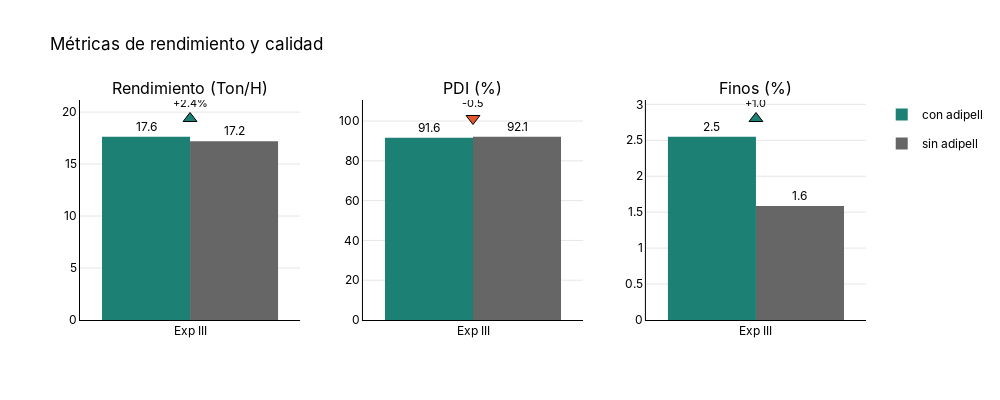

The notebook cell saved with this chart:
### Code cell
fig_final = create_subplot_grid(
    figures=[fig_rendimiento, fig_pdi, fig_finos],
    rows=1, cols=3,
    titles=["Rendimiento (Ton/H)", "PDI (%)", "Finos (%)"],
    main_title="Métricas de rendimiento y calidad",
    shared_y=False,
    width=1000, height=400
)

fig_final.show()
s3.save_plotly_html(fig_final, "pdi_finos_rendimiento_sultana.html")

### Figure 1 — Plotly figure (JSON) as saved in the notebook; plotly's stock layout.template omitted (floating-point values rounded to 4 significant figures)
{"data": [{"hovertemplate": "<b>experimento:</b> %{x}<br><b>rendimiento_promedio:</b> %{y:.1f}<br><extra></extra>", "legendgroup": "con adipell", "marker": {"color": "#1C8074", "line": {"width": 0}}, "name": "con adipell", "text": [17.62], "textposition": "outside", "texttemplate": "%{text:.1f}", "type": "bar", "x": ["Exp III"], "xaxis": "x", "y": [17.62], "yaxis": "y"}, {"hovertemplate": "<b>experimento:</b> %{x}<br><b>rendimiento_promedio:</b> %{y:.1f}<br><extra></extra>", "legendgroup": "sin adipell", "marker": {"color": "#666666", "line": {"width": 0}}, "name": "sin adipell", "text": [17.2], "textposition": "outside", "texttemplate": "%{text:.1f}", "type": "bar", "x": ["Exp III"], "xaxis": "x", "y": [17.2], "yaxis": "y"}, {"hoverinfo": "skip", "marker": {"color": ["#1C8074"], "line": {"color": "black", "width": 1}, "size": 12, "symbol": ["triangle-up"]}, "mode": "markers+text", "showlegend": false, "text": ["+2.4%"], "textfont": {"color": "black", "size": 11}, "textposition": "top center", "type": "scatter", "x": ["Exp III"], "xaxis": "x", "y": [19.38], "yaxis": "y"}, {"hovertemplate": "<b>experimento:</b> %{x}<br><b>pdi_promedio:</b> %{y:.1f}<br><extra></extra>", "legendgroup": "con adipell", "marker": {"color": "#1C8074", "line": {"width": 0}}, "name": "con adipell", "showlegend": false, "text": [91.58], "textposition": "outside", "texttemplate": "%{text:.1f}", "type": "bar", "x": ["Exp III"], "xaxis": "x2", "y": [91.58], "yaxis": "y2"}, {"hovertemplate": "<b>experimento:</b> %{x}<br><b>pdi_promedio:</b> %{y:.1f}<br><extra></extra>", "legendgroup": "sin adipell", "marker": {"color": "#666666", "line": {"width": 0}}, "name": "sin adipell", "showlegend": false, "text": [92.07], "textposition": "outside", "texttemplate": "%{text:.1f}", "type": "bar", "x": ["Exp III"], "xaxis": "x2", "y": [92.07], "yaxis": "y2"}, {"hoverinfo": "skip", "marker": {"color": ["#E4572E"], "line": {"color": "black", "width": 1}, "size": 12, "symbol": ["triangle-down"]}, "mode": "markers+text", "showlegend": false, "text": ["-0.5"], "textfont": {"color": "black", "size": 11}, "textposition": "top center", "type": "scatter", "x": ["Exp III"], "xaxis": "x2", "y": [101.3], "yaxis": "y2"}, {"hovertemplate": "<b>experimento:</b> %{x}<br><b>finos_promedio:</b> %{y:.1f}<br><extra></extra>", "legendgroup": "con adipell", "marker": {"color": "#1C8074", "line": {"width": 0}}, "name": "con adipell", "showlegend": false, "text": [2.548], "textposition": "outside", "texttemplate": "%{text:.1f}", "type": "bar", "x": ["Exp III"], "xaxis": "x3", "y": [2.548], "yaxis": "y3"}, {"hovertemplate": "<b>experimento:</b> %{x}<br><b>finos_promedio:</b> %{y:.1f}<br><extra></extra>", "legendgroup": "sin adipell", "marker": {"color": "#666666", "line": {"width": 0}}, "name": "sin adipell", "showlegend": false, "text": [1.587], "textposition": "outside", "texttemplate": "%{text:.1f}", "type": "bar", "x": ["Exp III"], "xaxis": "x3", "y": [1.587], "yaxis": "y3"}, {"hoverinfo": "skip", "marker": {"color": ["#1C8074"], "line": {"color": "black", "width": 1}, "size": 12, "symbol": ["triangle-up"]}, "mode": "markers+text", "showlegend": false, "text": ["+1.0"], "textfont": {"color": "black", "size": 11}, "textposition": "top center", "type": "scatter", "x": ["Exp III"], "xaxis": "x3", "y": [2.803], "yaxis": "y3"}], "layout": {"annotations": [{"font": {"size": 16}, "showarrow": false, "text": "Rendimiento (Ton/H)", "x": 0.14, "xanchor": "center", "xref": "paper", "y": 1, "yanchor": "bottom", "yref": "paper"}, {"font": {"size": 16}, "showarrow": false, "text": "PDI (%)", "x": 0.5, "xanchor": "center", "xref": "paper", "y": 1, "yanchor": "bottom", "yref": "paper"}, {"font": {"size": 16}, "showarrow": false, "text": "Finos (%)", "x": 0.86, "xanchor": "center", "xref": "paper", "y": 1, "yanchor": "bottom", "yref": "paper"}], "font": {"color": "black", "family": "Inter, Arial, sans-serif"}, "height": 400, "legend": {"orientation": "v", "x": 1.02, "xanchor": "left", "y": 1, "yanchor": "top"}, "paper_bgcolor": "rgba(0,0,0,0)", "plot_bgcolor": "rgba(0,0,0,0)", "showlegend": true, "title": {"text": "Métricas de rendimiento y calidad"}, "width": 1000, "xaxis": {"anchor": "y", "domain": [0, 0.28], "linecolor": "black", "showgrid": false, "showline": true}, "xaxis2": {"anchor": "y2", "domain": [0.36, 0.64], "linecolor": "black", "showgrid": false, "showline": true}, "xaxis3": {"anchor": "y3", "domain": [0.72, 1], "linecolor": "black", "showgrid": false, "showline": true}, "yaxis": {"anchor": "x", "domain": [0, 1], "gridcolor": "rgba(0,0,0,0.1)", "linecolor": "black", "showgrid": true, "showline": true}, "yaxis2": {"anchor": "x2", "domain": [0, 1], "gridcolor": "rgba(0,0,0,0.1)", "linecolor": "black", "showgrid": true, "showline": true}, "yaxis3": {"anchor": "x3", "domain": [0, 1], "gridcolor": "rgba(0,0,0,0.1)", "linecolor": "black", "showgrid": true, "showline": true}}}
